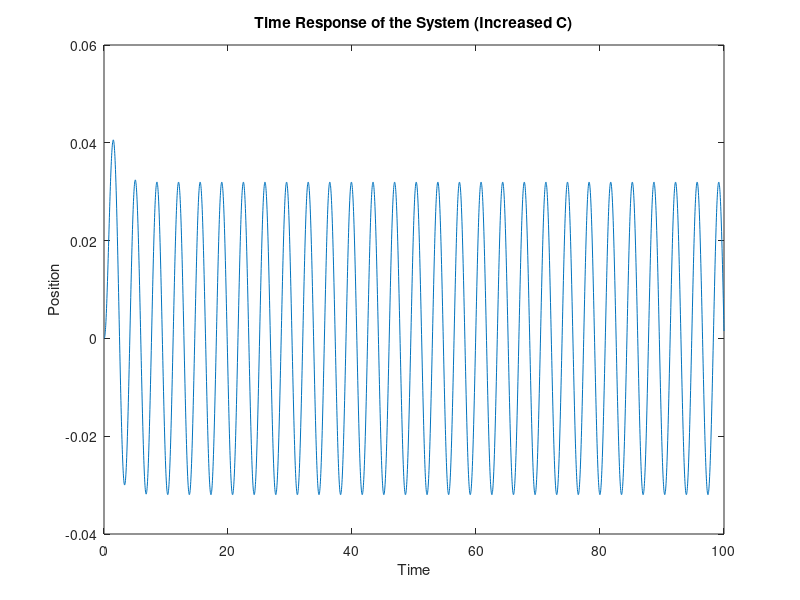

Write the MATLAB code that produced this figure.
%% Revian Syam Arifin - 13621066
% No 7

%% Define the system parameters
M = 1;
C = 16.5; % Increased C
K = 13;
omega = 1.802775638;
F = 1;

% Define the differential equation
diffeq = @(t, y) [y(2); (F*sin(omega*t) - C*y(2) - K*y(1))/M];

% Define the time span
tspan = [0 100];  % Adjust the end time as needed

% Define the initial conditions
initial_conditions = [0; 0];

% Solve the differential equation
[t, y] = ode45(diffeq, tspan, initial_conditions);

% Extract the position and velocity
x = y(:, 1);
v = y(:, 2);

% Plot the time response
plot(t, x);
xlabel('Time');
ylabel('Position');
title('Time Response of the System (Increased C)');
